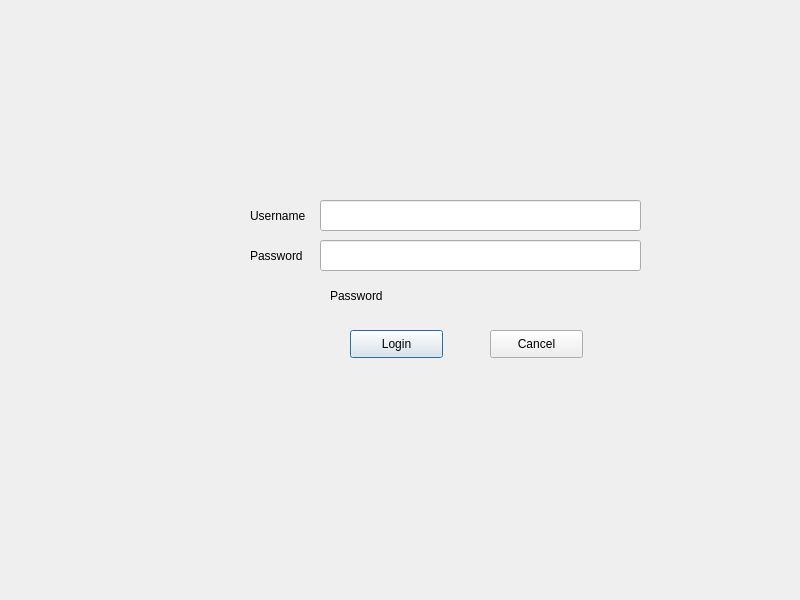
<?xml version="1.0" encoding="UTF-8"?>
<ui version="4.0">
 <class>Dialog</class>
 <widget class="QDialog" name="Dialog">
  <property name="geometry">
   <rect>
    <x>0</x>
    <y>0</y>
    <width>800</width>
    <height>600</height>
   </rect>
  </property>
  <property name="windowTitle">
   <string>Dialog</string>
  </property>
  <property name="modal">
   <bool>false</bool>
  </property>
  <widget class="QLabel" name="label">
   <property name="geometry">
    <rect>
     <x>250</x>
     <y>200</y>
     <width>71</width>
     <height>31</height>
    </rect>
   </property>
   <property name="text">
    <string>Username</string>
   </property>
  </widget>
  <widget class="QLabel" name="labelError">
   <property name="geometry">
    <rect>
     <x>330</x>
     <y>300</y>
     <width>71</width>
     <height>21</height>
    </rect>
   </property>
   <property name="text">
    <string/>
   </property>
  </widget>
  <widget class="QLabel" name="label_2">
   <property name="geometry">
    <rect>
     <x>250</x>
     <y>240</y>
     <width>71</width>
     <height>31</height>
    </rect>
   </property>
   <property name="text">
    <string>Password</string>
   </property>
  </widget>
  <widget class="QPushButton" name="pushButtonLogin">
   <property name="geometry">
    <rect>
     <x>350</x>
     <y>330</y>
     <width>93</width>
     <height>28</height>
    </rect>
   </property>
   <property name="text">
    <string>Login</string>
   </property>
  </widget>
  <widget class="QPushButton" name="pushButtonCancel">
   <property name="geometry">
    <rect>
     <x>490</x>
     <y>330</y>
     <width>93</width>
     <height>28</height>
    </rect>
   </property>
   <property name="text">
    <string>Cancel</string>
   </property>
  </widget>
  <widget class="QLineEdit" name="lineEditUserName">
   <property name="geometry">
    <rect>
     <x>320</x>
     <y>200</y>
     <width>321</width>
     <height>31</height>
    </rect>
   </property>
  </widget>
  <widget class="QLineEdit" name="lineEditPassword">
   <property name="geometry">
    <rect>
     <x>320</x>
     <y>240</y>
     <width>321</width>
     <height>31</height>
    </rect>
   </property>
   <property name="echoMode">
    <enum>QLineEdit::Password</enum>
   </property>
  </widget>
  <widget class="QLabel" name="labelError_2">
   <property name="geometry">
    <rect>
     <x>330</x>
     <y>280</y>
     <width>71</width>
     <height>31</height>
    </rect>
   </property>
   <property name="text">
    <string>Password</string>
   </property>
  </widget>
 </widget>
 <resources/>
 <connections/>
</ui>
